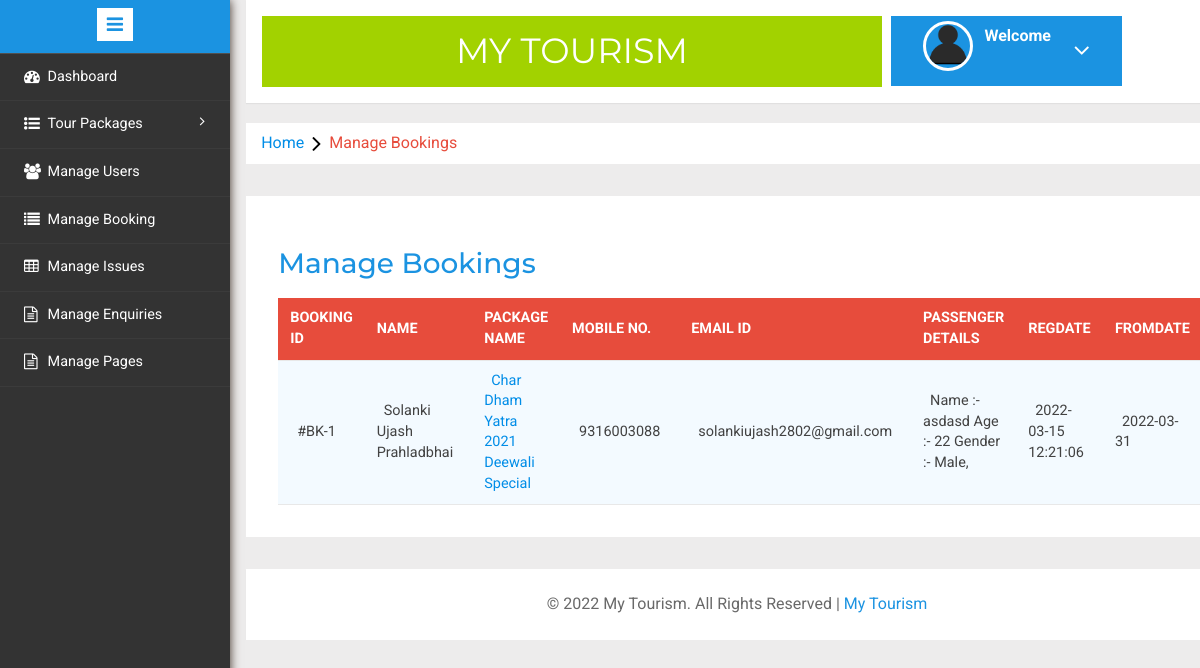
Page /admin/manage-bookings.php on the committed database.
### tables this page shows
CREATE TABLE `tblusers` (
  `id` int(11) NOT NULL,
  `FullName` varchar(111) NOT NULL,
  `MobileNumber` char(10) NOT NULL,
  `EmailId` varchar(89) NOT NULL,
  `Password` varchar(111) NOT NULL,
  `RegDate` timestamp NOT NULL DEFAULT current_timestamp(),
  `UpdationDate` timestamp NULL DEFAULT NULL ON UPDATE current_timestamp()
);

CREATE TABLE `tbltourpackages` (
  `PackageId` int(11) NOT NULL,
  `PackageName` varchar(222) NOT NULL,
  `PackageType` varchar(134) NOT NULL,
  `PackageLocation` varchar(111) NOT NULL,
  `PackagePrice` int(11) NOT NULL,
  `Day/Night` varchar(100) NOT NULL,
  `PackageFetures` varchar(233) NOT NULL,
  `PackageDetails` mediumtext NOT NULL,
  `PackageImage` varchar(100) NOT NULL,
  `Creationdate` timestamp NOT NULL DEFAULT current_timestamp(),
  `UpdationDate` timestamp NULL DEFAULT NULL ON UPDATE current_timestamp()
);

CREATE TABLE `tblbooking` (
  `BookingId` int(11) NOT NULL,
  `PackageId` int(11) DEFAULT NULL,
  `UserEmail` varchar(100) NOT NULL,
  `Passengers` int(10) NOT NULL,
  `PassengersDetails` longtext NOT NULL,
  `TotalPrice` int(100) NOT NULL,
  `FromDate` varchar(200) NOT NULL,
  `Comment` mediumtext NOT NULL,
  `RegDate` timestamp NOT NULL DEFAULT current_timestamp(),
  `status` int(11) NOT NULL,
  `CancelledBy` varchar(5) NOT NULL,
  `UpdationDate` timestamp NULL DEFAULT NULL ON UPDATE current_timestamp()
);

### admin/manage-bookings.php (the view, shortened to what this page needs)
<?php
include('includes/connection.php');
	?>
<!DOCTYPE HTML>
<html>
<head>
<link href="css/bootstrap.min.css" rel='stylesheet' type='text/css' />
<link href="css/style.css" rel='stylesheet' type='text/css' />
<link rel="stylesheet" href="css/morris.css" type="text/css"/>
<link href="css/font-awesome.css" rel="stylesheet">
<link rel="stylesheet" type="text/css" href="css/table-style.css" />
<link rel="stylesheet" type="text/css" href="css/basictable.css" />
<link rel="stylesheet" href="css/icon-font.min.css" type='text/css' />
</head>
<body>
   <div class="page-container">
<div class="left-content">
	   <div class="mother-grid-inner">
				<?php include('includes/header.php');?>
				</div>
<ol class="breadcrumb">
                <li class="breadcrumb-item"><a href="dashboard.php">Home</a><i class="fa fa-angle-right"></i>Manage Bookings</li>
            </ol>
<div class="agile-grids">
				<div class="agile-tables">
					<div class="w3l-table-info">
					  <h2>Manage Bookings</h2>
					    <table id="table">
						<thead>
						  <tr>
						  <th>Booking id</th>
							<th>Name</th>
							<th>Package Name</th>
							<th>Mobile No.</th>
							<th>Email Id</th>
							<th>Passenger Details</th>
							<th>RegDate </th>
							<th>FromDate </th>
						  </tr>
						</thead>
						<tbody>
<?php
 $sql1 =  "SELECT tblbooking.BookingId as bookid,tblusers.FullName as fname,tblusers.MobileNumber as mnumber,tblusers.EmailId as email,tblbooking.PassengersDetails as pdetails,tbltourpackages.PackageName as pckname,tblbooking.PackageId as pid,tblbooking.Comment as comment,tblbooking.status as status,tblbooking.CancelledBy as cancelby,
 tblbooking.UpdationDate as upddate,tblbooking.RegDate as regdate,tblbooking.FromDate as FromDate from tblusers join  tblbooking on  tblbooking.UserEmail=tblusers.EmailId join tbltourpackages on tbltourpackages.PackageId=tblbooking.PackageId";
$results = mysqli_query($conn,$sql1);
$cnt=1;
while($row = mysqli_fetch_array($results))
{
		?>
						  <tr>
							<td>#BK-<?php echo $cnt;?></td>
							<td><?php echo $row["fname"]?></td>
							<td>
								 <a href="update-package.php?pid=<?php echo $row["pid"]?>"><?php echo $row["pckname"];?></a>
							</td>
							<td><?php echo  $row["mnumber"];?></td>
							<td><?php echo $row["email"];?></td>
							<td><?php echo $row["pdetails"];?></td>
							<td><?php echo $row["regdate"];?></td>
							<td><?php echo $row["FromDate"];?></td>
						  </tr>
						 <?php $cnt=$cnt+1;} ?>
						</tbody>
					  </table>
					</div>
			</div>
<?php include('includes/footer.php');?>
</div>
</div>
						<?php include('includes/sidebarmenu.php');?>
							</div>
</body>
</html>

### admin/css/table-style.css (style rules this page uses)
table { background: white; border-collapse: collapse; margin: 1.25em 0 0; width: 100%; }
table tr, table th, table td { border: none; border-bottom: 1px solid #e8e8e8; font-size: .95em; }
table th, table td { padding: 10px 12px; text-align: left; }
table th { background: #e74c3c; color: #fff; text-transform: uppercase; }
table tr td { background: #f3faff; color: #424242; }
table { width: 100%; }

### rows in the picture
tblusers: FullName "Solanki Ujash Prahladbhai", tbltourpackages.PackageName "Char Dham Yatra 2021 Deewali Special", MobileNumber "9316003088", EmailId "solankiujash2802@gmail.com", tblbooking.PassengersDetails "Name :- asdasd Age :- 22 Gender :- Male,", tblbooking.RegDate "2022-03-15 12:21:06", tblbooking.FromDate "2022-03-31"
